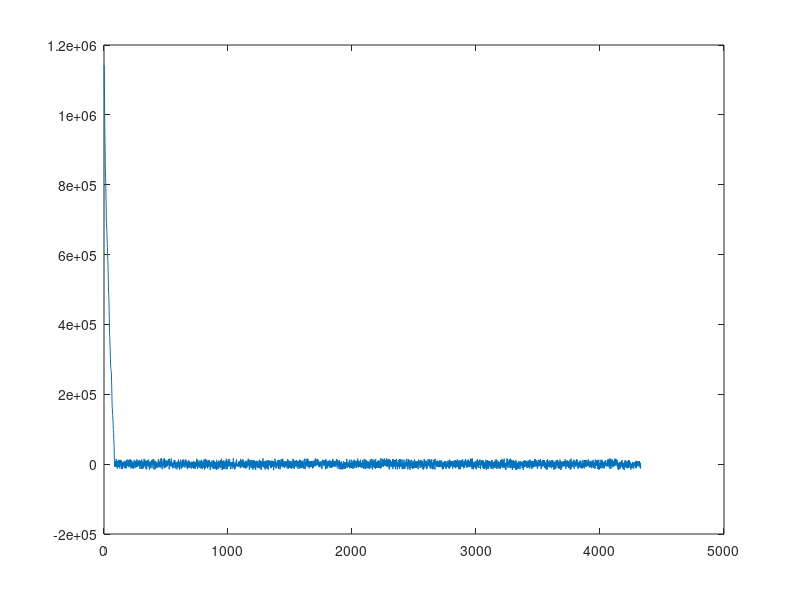

Here is the MATLAB script that generated this plot:
%% Aamir Baksh, James Shaw, Harold Griffin                  Heat Transfer Final Project
clc; clear;

%% Question 2

%% Initializing Variables
m = 10;                                  %kg/s           Flow rate of Silica Particles
D_ext = 16;                              %m              External diameter
alpha = .95;                             %Ratio          Absorbtivity
h = 90;                                  %m              Tower height
Cp = 1130;
U_inf = 1.5;                             %m/s            Wind speed
L = 6;             %VARIABLE             %m              Reciever Height


T_air = 300;                             %Kelvin         Assumed Air Temperature
T_in = 750 + 273.15;                     %Kelvin         Inlet temperature
T_out = 1050;                            %Kelvin         Assumed outlet temperature
T_f = (T_out + T_in)/2;                  %Kelvin         Average fluid temperature

epsilon = 0.58;
absorbtivity = epsilon;
sigma = 5.67*10^-8;                      %W/m^2*K^4

kine_visc = 1.57*10^-5;                  %m^2/s          Kinematic Viscocity of air at room temp
Pr = 0.728;
g = 9.8;

Q_solar_recieved = alpha * 1000000 * epsilon;
error = 100;
errorPlot = [];
count = 1;

%% Bending tip calcuations:
H = 0.254;                                      % height of the channel in (m)
w = (3/10)*H;                                   % width of the channel in (m)
prompt = "What is the bend radius in (m)? "
rb = 0.002;                              % radius of the bend in (m)
w1 = 2*rb;                                      % width of the subtracted tip in (m)
H1 = rb*(10/1.5);                               % height of the subtracted tip in (m)
Ac_tip1 = (0.5)*(w1*H1);                        % area of the subtracted tip, including the round in (m^2)
delta_Ac_tip1 = (0.5*pi*rb^2);                  % area of the rounded section maintained in channel area in (m^2)
Ac_tip = Ac_tip1 - delta_Ac_tip1;               % Total cross sectional area removed after bend radius rb is applied in (m^2)


A_channel = ((0.5*H*w))-Ac_tip;                 %m^2            Cross-sectional area of a single channel

S2 = sqrt(H1^2 + (rb)^2)- rb*tan(0.0872665);     %m              Side length that is lost when rounding the corner - rb*tan(0.0872665)
S1 = sqrt(H^2 + (w/2)^2);                   %m              Original side length
arclength = 2*pi*rb*(170/360);              %m              Arc length of the rounded corner
P_channel = 2*(S1-S2) + w + arclength;      %m              Perimeter for channel walls
D_eff = 4 * (A_channel/P_channel);          %m              Effective diameter
A_in = pi * D_eff * L;                      %m^2
h_in = 913.6;                               %W/m^2*K        Silica particles heat transfer coeff (from linear interpolation)

%% CALCULATE NEW SURFACE AREA

A_removed = 2*sqrt((H1)^2+rb^2); 
A_add = pi*rb; 





A_s1 = (S1*2)*L;                              %m^2            Exposed surface area
A_s = A_s1 - A_removed*L + A_add*L;

%Q_solar_recieved = Q_solar_recieved * 983;
numPanels = round((D_ext*pi)/w);
totalSurfaceArea = numPanels * A_s;
Q_solar_recieved = Q_solar_recieved * totalSurfaceArea;
Q_solar_recieved = Q_solar_recieved / numPanels;

%% Loop to find actual T_out
while (abs(error) > 1)
    % Finding wall temperatures
    Q_absorb_in = m * Cp * (T_out - T_in);
    T_wall_in = (Q_absorb_in / (A_s * h_in)) + T_f;
    T_wall_out = T_wall_in;             %For this case, our T_wall_out is equal to our T_wall_in since we ignore conduction effects

    %Finding Q_loss_radiation
    Q_loss_rad = epsilon * sigma * A_s * ((T_wall_out)^4 - (T_air)^4);

    %Finding Q_loss_convection (forced)
    ReL = (U_inf * L) / kine_visc;
    if ReL<500000
        NuL1 = 0.664*(ReL^0.5) * (Pr^(1/3)); %Laminar flow over flat plate correlation
    else
        xc = 50000*kine_visc/U_inf;
        if xc/L>0.95
            NuL1 = 0.664*ReL^0.5*Pr^(1/3);
        else
            NuL1 = ((0.037*ReL^0.8)-871)*Pr^(1/3); %Mixed flow over flat plate correlation
        end
    end
    kair = 0.02638;
    h_forced = NuL1*kair/L;

    %Finding Q_loss_convection (natural)
    gPr = 0.75*Pr^0.5/(0.609+(1.221*Pr^0.5)+(1.238*Pr))^0.25;
    B = 1 / ((T_wall_out + T_air)/2);
    GrL = (g * B * (T_wall_out - T_air) * L^3) / kine_visc^2;
    NuL2 = (4/3) * (GrL/4)^0.25*gPr;
    h_natural = NuL2*kair/L;

    %Find hcombined and Qloss-conv
    h_combined = h_forced + h_natural;
    Q_loss_convection = A_s * h_combined * (T_wall_out - T_air);

    %Calculating energy balance
    Q_solar_calc = Q_loss_convection + Q_loss_rad + Q_absorb_in;

    %Adjusting compared to expected
    error = (Q_solar_recieved - Q_solar_calc);
    errorPlot(count) = error;
    if (abs(error) > 1)
        if (error > 0)
            T_out = T_out + rand(1)*(Q_solar_recieved / Q_solar_calc);
        else
            T_out = T_out - rand(1)*(Q_solar_recieved / Q_solar_calc);
        end
        T_f = (T_out + T_in)/2;
    end
    error;
    count = count + 1;

end

plot(errorPlot)
T_out

